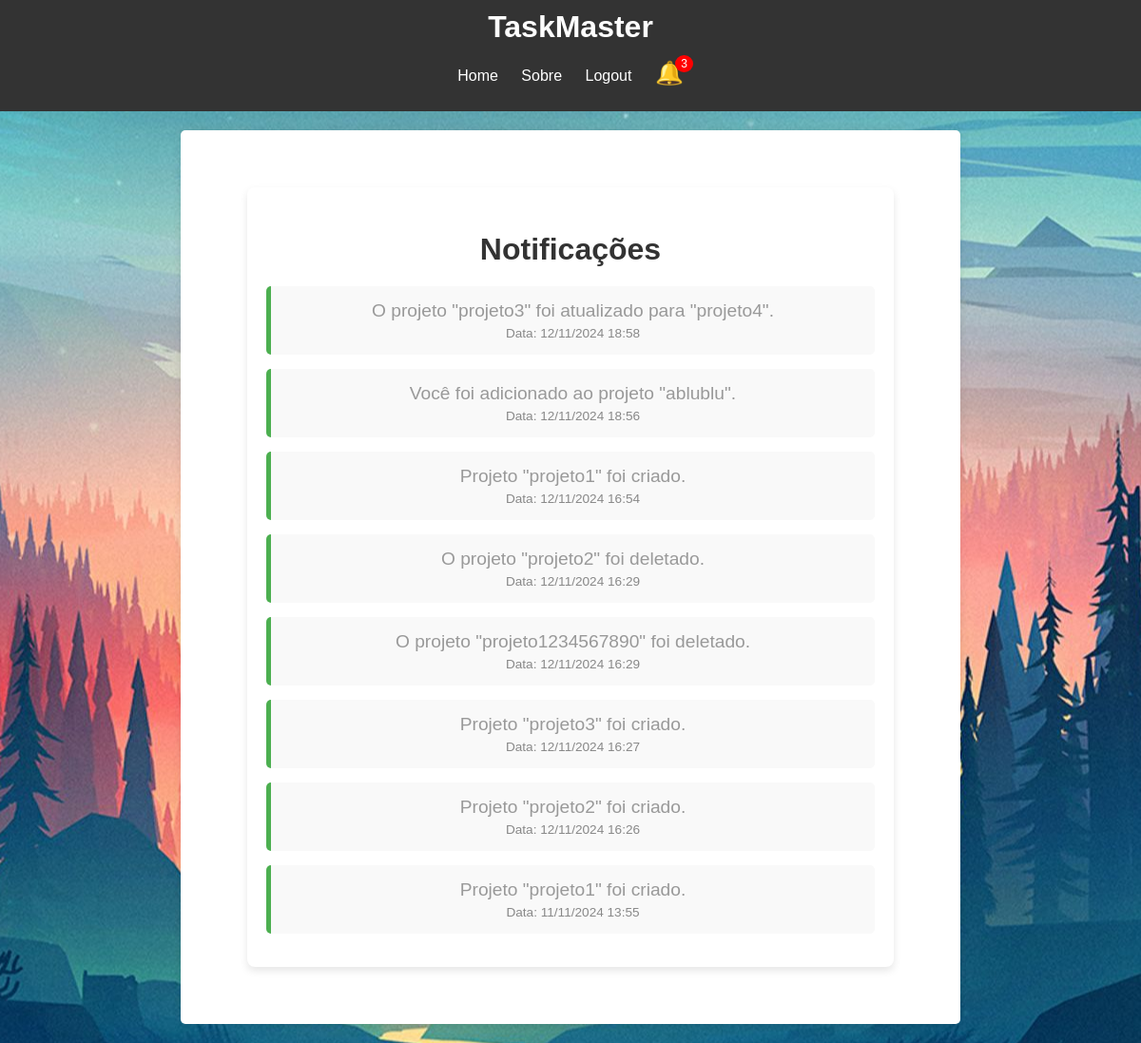
Page /notificacoes (signed in) on the committed database.
### website/models.py (models this page shows, shortened)
class Notification(db.Model):
    __tablename__ = 'notification'
    id = db.Column(db.Integer, primary_key=True)
    user_id = db.Column(db.Integer, db.ForeignKey('usuario.id'), nullable=False)
    content = db.Column(db.String(255), nullable=False)
    project_id = db.Column(db.Integer, db.ForeignKey('project.id'))
    task_id = db.Column(db.Integer, db.ForeignKey('task.id_task'))
    created_at = db.Column(db.DateTime, default=datetime.utcnow)

### website/project.py (the view)
@project.route('/notificacoes')
@login_required
def notificacoes():
    notificacoes = Notification.query.filter_by(user_id=current_user.id).order_by(Notification.created_at.desc()).all()
    return render_template('notificacoes.html', notificacoes=notificacoes)

### website/templates/notificacoes.html (shortened to what this page needs)
{% extends 'base.html' %}
{% block content %}
<head>
    <link rel="stylesheet" href="{{ url_for('static', filename='notificacao.css') }}">
</head>
<body>
    <div class="notification-container">
        <h2>Notificações</h2>
        {% for notificacao in notificacoes %}
            <div class="update">
                <p>{{ notificacao.content }}</p>
                <p class="date">Data: {{ notificacao.created_at.strftime('%d/%m/%Y %H:%M') }}</p>
            </div>
        {% else %}
            <p>Nenhuma notificação disponível.</p>
        {% endfor %}
    </div>
</body>
{% endblock %}

### website/static/taskMaster.css (style rules this page uses)
body { font-family: Arial, sans-serif; background-color: #e0e0e0; margin: 0; padding: 0; background: url('login.jpg') no-repeat center fixed; }
.main h2 { margin-bottom: 20px; color: #333333; }

### website/static/notificacao.css (style rules this page uses)
body { font-family: 'Arial', sans-serif; background-color: #f4f4f4; margin: 0; padding: 0; color: #333; }
.notification-container { width: 80%; max-width: 900px; margin: 50px auto; background-color: #fff; border-radius: 8px; box-shadow: 0 4px 8px rgba(0, 0, 0, 0.1); padding: 20px; }
h2 { text-align: center; color: #4CAF50; font-size: 2rem; margin-bottom: 20px; }
.update { background-color: #f9f9f9; padding: 15px; border-left: 5px solid #4CAF50; margin-bottom: 15px; border-radius: 5px; }
.update p { margin: 0; font-size: 1rem; color: #555; }
.update .date { font-size: 0.85rem; color: #888; margin-top: 5px; }
.notification-container p { text-align: center; font-size: 1.2rem; color: #999; }

### rows in the picture
Notification: content "O projeto \"projeto3\" foi atualizado para \"projeto4\".", created_at "12/11/2024 18:58"
Notification: content "Você foi adicionado ao projeto \"ablublu\".", created_at "12/11/2024 18:56"
Notification: content "Projeto \"projeto1\" foi criado.", created_at "12/11/2024 16:54"
Notification: content "O projeto \"projeto2\" foi deletado.", created_at "12/11/2024 16:29"
Notification: content "O projeto \"projeto1234567890\" foi deletado.", created_at "12/11/2024 16:29"
Notification: content "Projeto \"projeto3\" foi criado.", created_at "12/11/2024 16:27"
Notification: content "Projeto \"projeto2\" foi criado.", created_at "12/11/2024 16:26"
Notification: content "Projeto \"projeto1\" foi criado.", created_at "11/11/2024 13:55"
